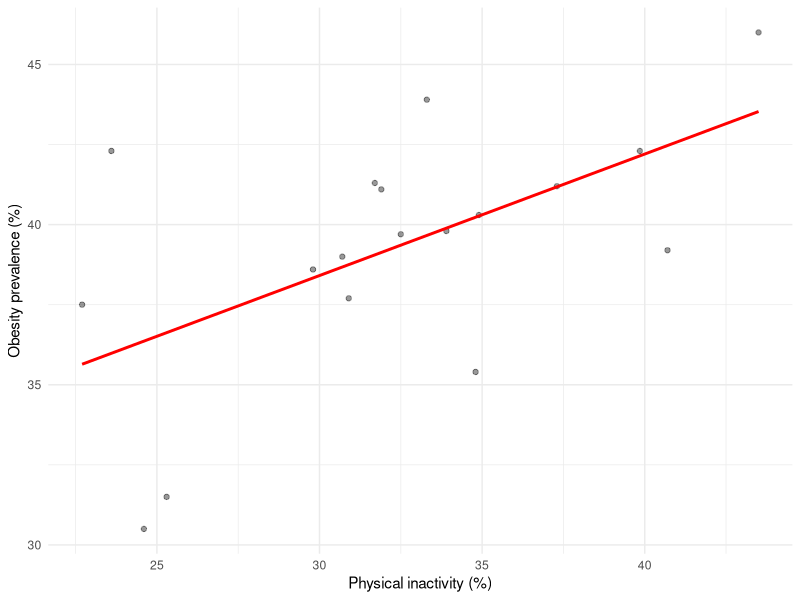
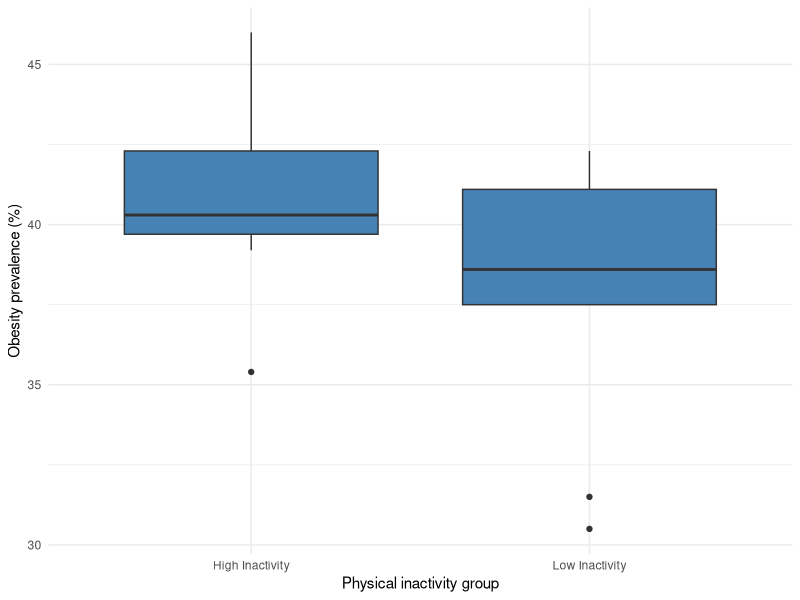
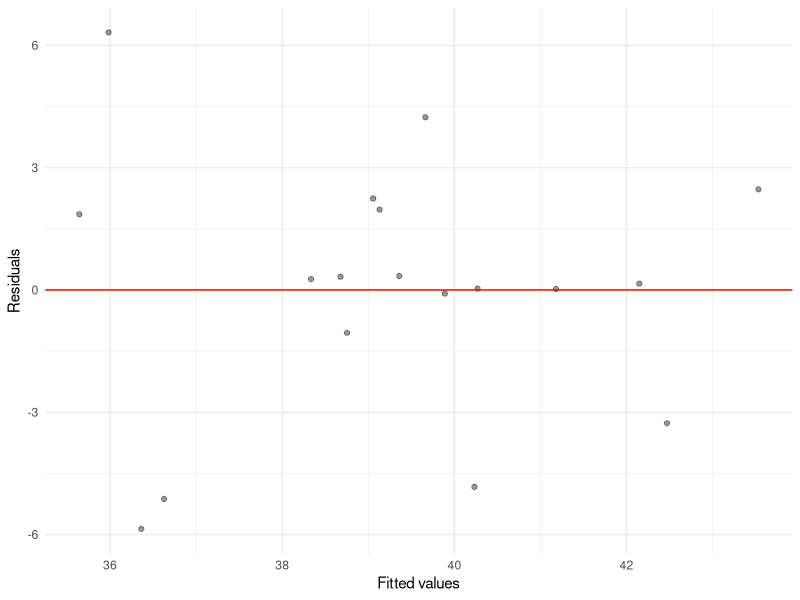

Generate these figures, in order, with R:
## ---- chunk 1

knitr::opts_chunk$set(echo = TRUE, warning = FALSE, message = FALSE)
## ---- chunk 2

# Load package
library(here)
library(ggplot2)
library(dplyr)
library(tidyr)

# Load data
data <- read.csv(here("data", "raw", "PLACES_sample.csv"), stringsAsFactors = FALSE)

# Make sure key columns are usable
data$Data_Value <- suppressWarnings(as.numeric(data$Data_Value))
data$Year <- suppressWarnings(as.numeric(data$Year))

# Filter data
data_clean <- data %>%
  filter(
    Data_Value_Type == "Crude prevalence",
    Year == 2023
  )

# Keep only the two measures needed
selected_long <- data_clean %>%
  filter(Measure %in% c(
    "No leisure-time physical activity among adults",
    "Obesity among adults"
  )) %>%
  select(LocationName, Measure, Data_Value)

# Convert to wide format
selected <- selected_long %>%
  pivot_wider(
    names_from = Measure,
    values_from = Data_Value,
    values_fn = mean
  ) %>%
  rename(
    County = LocationName,
    Physical_Inactivity = `No leisure-time physical activity among adults`,
    Obesity = `Obesity among adults`
  ) %>%
  drop_na()

# Create high/low inactivity group
median_inactivity <- median(selected$Physical_Inactivity, na.rm = TRUE)

selected <- selected %>%
  mutate(
    Inactivity_Group = ifelse(
      Physical_Inactivity > median_inactivity,
      "High Inactivity",
      "Low Inactivity"
    )
  )

# Fit model
model <- lm(Obesity ~ Physical_Inactivity, data = selected)
## ---- chunk 3

ggplot(selected, aes(x = Physical_Inactivity, y = Obesity)) +
  geom_point(alpha = 0.4) +
  geom_smooth(method = "lm", se = FALSE, color = "red") +
  labs(
    x = "Physical inactivity (%)",
    y = "Obesity prevalence (%)"
  ) +
  theme_minimal()
## ---- chunk 4
ggplot(selected, aes(x = Inactivity_Group, y = Obesity)) +
  geom_boxplot(fill = "steelblue") +
  labs(
    x = "Physical inactivity group",
    y = "Obesity prevalence (%)"
  ) +
  theme_minimal()
## ---- chunk 5

summary(model)
## ---- chunk 6

ggplot(
  data.frame(
    Fitted = fitted(model),
    Residuals = resid(model)
  ),
  aes(x = Fitted, y = Residuals)
) +
  geom_point(alpha = 0.4) +
  geom_hline(yintercept = 0, color = "red") +
  labs(
    x = "Fitted values",
    y = "Residuals"
  ) +
  theme_minimal()
